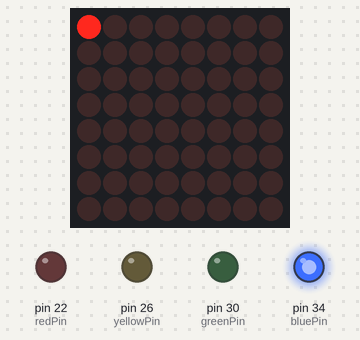
Recording of a sketch running on a simulated Arduino Mega 2560, built with avr-gcc and run on an emulated ATmega2560. Parts: 8×8 LED matrix, output pins drawn as LEDs (lit = HIGH). What the sketch prints to the serial monitor is not drawn.

Above: at 0.6 s.
Timing chart, 0 to 2.1 s (numbered marks = the images above):
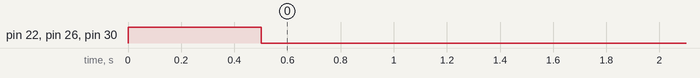

The sketch:

MAX7219_Display.ino
```cpp
#include "LedControl.h"
#define DIN 21
#define CS 20
#define CLK 19
#define Moduli 1

#define bluePin 34
#define greenPin 30
#define yellowPin 26
#define redPin 22

LedControl lc = LedControl(DIN, CLK, CS, Moduli);

void setup() {
  // put your setup code here, to run once:
  lc.shutdown(0, false);
  lc.setIntensity(0, 6);
  lc.clearDisplay(0);
  pinMode(bluePin, OUTPUT);
  pinMode(greenPin, OUTPUT);
  pinMode(yellowPin, OUTPUT);
  pinMode(redPin, OUTPUT);

  digitalWrite(bluePin, HIGH);
  digitalWrite(greenPin, HIGH);
  digitalWrite(yellowPin, HIGH);
  digitalWrite(redPin, HIGH);
  delay(500);
  digitalWrite(bluePin, LOW);
  digitalWrite(greenPin, LOW);
  digitalWrite(yellowPin, LOW);
  digitalWrite(redPin, LOW);

  Serial.begin(9600);
}

int row = 0;
int col = -1;
int pinCheck[] = {22, 26, 30, 34};
int pinLen = sizeof(pinCheck)/sizeof(pinCheck[0]);

void loop() {
  // put your main code here, to run repeatedly:
  digitalWrite(bluePin, HIGH);
  for (int i = 0; i < pinLen; i++) {
    if (digitalRead(pinCheck[i]) == HIGH)
    {
      col++;
      if (col == 8) {
        row++;
        col=0;
      }
      lc.setLed(0, col, row, true);

      Serial.println(String(pinCheck[i]) + "_ON");
    }
  }
  delay(5000);
  lc.clearDisplay(0);
  row = 0;
  col = -1;

}
```
